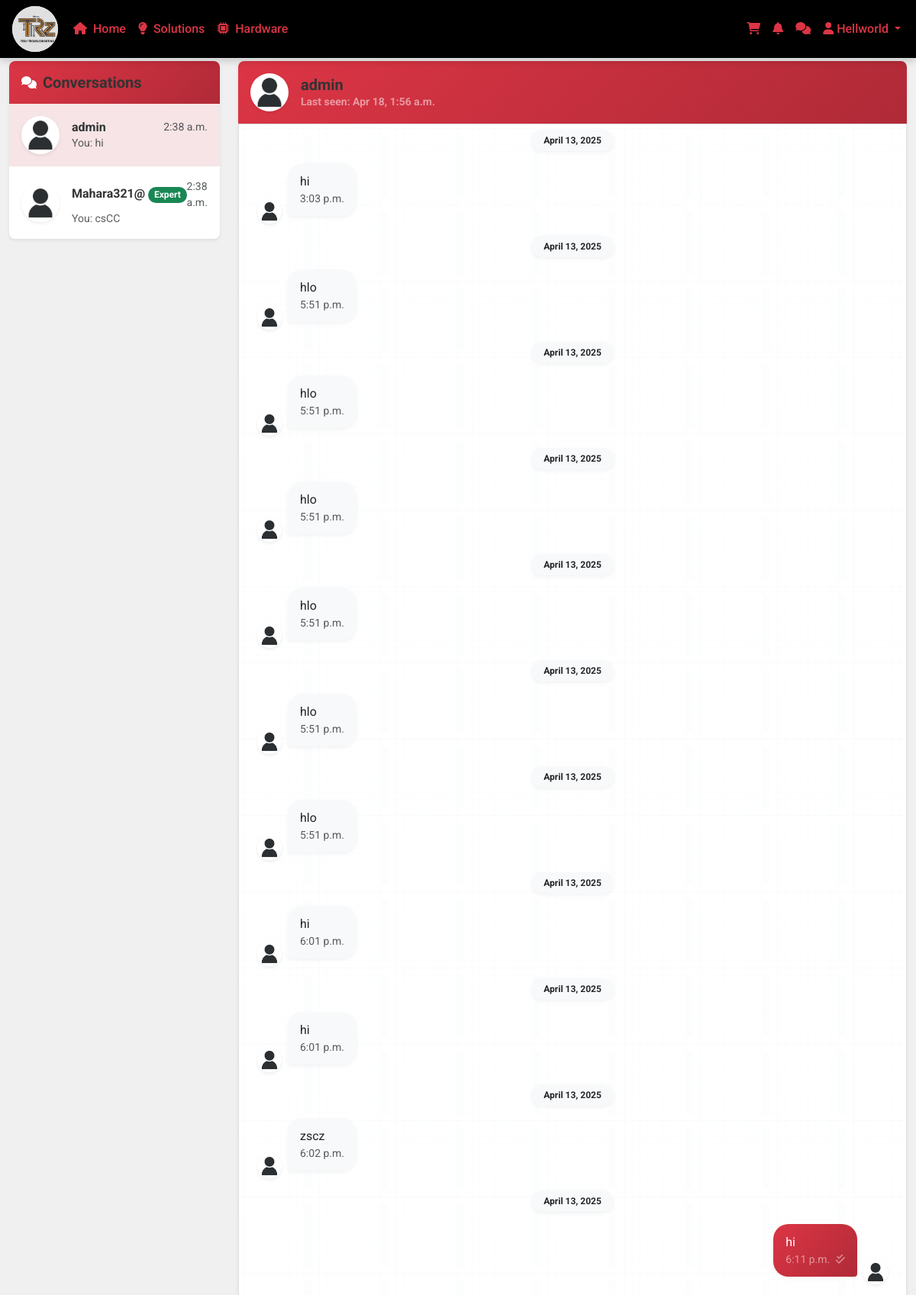
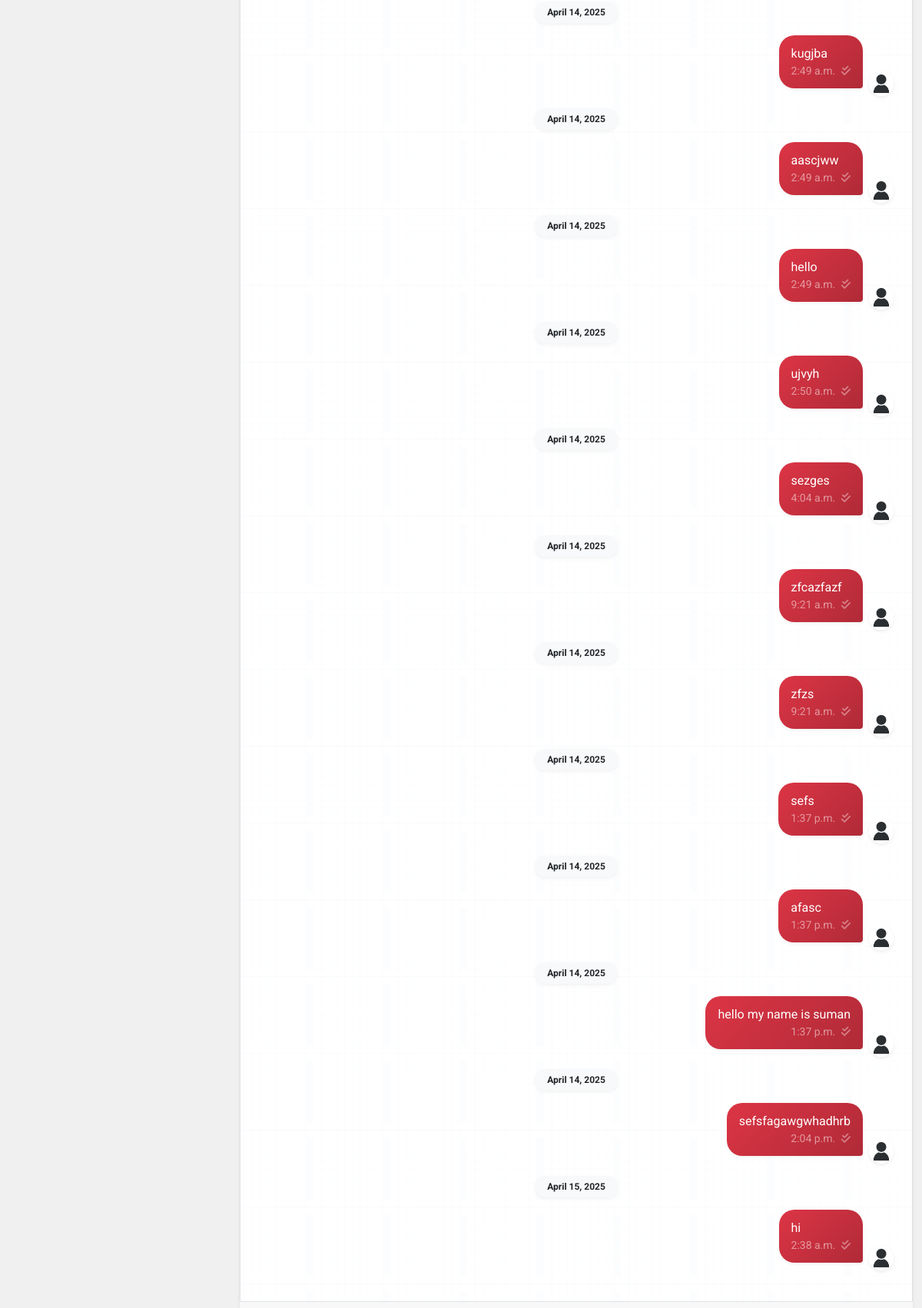
The page /chat/1/ (signed in, upper part) on the database its author committed (2 pictures, top to bottom).
### TechRescueZoneApp/models.py (models this page shows)
class Message(models.Model):
    conversation = models.ForeignKey(Conversation, on_delete=models.CASCADE, related_name='messages')
    sender = models.ForeignKey(User, on_delete=models.CASCADE, related_name='sent_messages')
    content = models.TextField()
    is_read = models.BooleanField(default=False)
    created_at = models.DateTimeField(auto_now_add=True)
    def __str__(self):
        return f"Message from {self.sender.username} in Conversation {self.conversation.id}"
    class Meta:
        ordering = ['created_at']

### TechRescueZoneApp/views.py (the view)
# urls.py: path('chat/<int:conversation_id>/', views.chat_detail, name='chat_detail'),
@login_required
def chat_detail(request, conversation_id):
    conversation = get_object_or_404(Conversation, id=conversation_id)
    if not conversation.participants.filter(id=request.user.id).exists():
        messages.error(request, "You don't have permission to view this conversation.")
        return redirect('TechRescueZoneApp:chat_list')
    other_user = conversation.get_other_participant(request.user)
    unread_messages = conversation.messages.filter(is_read=False).exclude(sender=request.user)
    unread_messages.update(is_read=True)
    if request.method == 'POST':
        form = MessageForm(request.POST)
        if form.is_valid():
            message = form.save(commit=False)
            message.conversation = conversation
            message.sender = request.user
            message.save()
            Notification.objects.create(
                recipient=other_user,
                sender=request.user,
                notification_type='message',
                content=f"New message from {request.user.username}",
                link=f"/chat/{conversation.id}/"
            )
            pusher_client.trigger(
                f'private-chat-{conversation.id}',
                'new-message',
                {
                    'id': message.id,
                    'content': message.content,
                    'sender_id': message.sender.id,
                    'sender_username': message.sender.username,
                    'sender_profile_picture': message.sender.profile.profile_picture.url if message.sender.profile.profile_picture else None,
                    'created_at': message.created_at.strftime('%b %d, %Y, %I:%M %p'),
                    'is_read': message.is_read
                }
            )
            pusher_client.trigger(
                f'private-user-{other_user.id}',
                'new-message-notification',
                {
                    'conversation_id': conversation.id,
                    'sender_id': request.user.id,
                    'sender_username': request.user.username,
                    'sender_profile_picture': request.user.profile.profile_picture.url if request.user.profile.profile_picture else None,
                    'sender_status': request.user.profile.status,
                    'message_preview': message.content[:50] + ('...' if len(message.content) > 50 else ''),
                    'timestamp': message.created_at.strftime('%b %d, %Y, %I:%M %p')
                }
            )
            if request.headers.get('x-requested-with') == 'XMLHttpRequest':
                return JsonResponse({
                    'status': 'success',
                    'message': {
                        'id': message.id,
                        'content': message.content,
                        'sender_id': message.sender.id,
                        'created_at': message.created_at.strftime('%b %d, %Y, %I:%M %p'),
                    }
                })
            return redirect('TechRescueZoneApp:chat_detail', conversation_id=conversation.id)
    else:
        form = MessageForm()
    messages_list = conversation.messages.all()
    conversations = Conversation.objects.filter(participants=request.user)
    conversations = conversations.annotate(
        latest_message_time=Max('messages__created_at'),
        unread_count=Count(
            'messages',
            filter=Q(messages__is_read=False) & ~Q(messages__sender=request.user)
        )
    ).order_by('-latest_message_time')
    conversation_data = []
    for conv in conversations:
        other_participant = conv.get_other_participant(request.user)
        latest_message = conv.messages.order_by('-created_at').first()
        conversation_data.append({
            'id': conv.id,
            'other_user': other_participant,
            'latest_message': latest_message,
            'unread_count': conv.unread_count,
        })
    context = {
        'conversation': conversation,
        'other_user': other_user,
        'messages': messages_list,  # Changed variable name to avoid conflict with messages framework
        'form': form,
        'conversations': conversation_data,
        'pusher_key': settings.PUSHER_KEY,
        'pusher_cluster': settings.PUSHER_CLUSTER,
    }
    return render(request, 'chat/chat_detail.html', context)

### templates/chat/chat_detail.html (shortened to what this page needs)
{% extends 'base.html' %}
{% load static %}
{% block content %}
<div class="container-fluid py-4">
    <div class="row g-4">
        <div class="col-md-4 col-lg-3">
            <div class="card shadow-sm rounded-3 border-0 d-none d-md-block">
                <div class="card-header bg-danger text-white py-3">
                    <div class="d-flex align-items-center">
                        <i class="fas fa-comments me-2"></i>
                        <h5 class="mb-0 fw-bold">Conversations</h5>
                    </div>
                </div>
                <div class="card-body p-0">
                    <div class="list-group list-group-flush conversation-list" id="conversation-list">
                        {% for conv in conversations %}
                        <a href="{% url 'TechRescueZoneApp:chat_detail' conv.id %}"
                           class="list-group-item list-group-item-action border-0 py-3 px-3 {% if conv.id == conversation.id %}active{% endif %} {% if conv.unread_count > 0 and conv.id != conversation.id %}fw-bold{% endif %}"
                           id="conversation-{{ conv.id }}">
                            <div class="d-flex align-items-center">
                                <div class="position-relative me-3">
                                    <img src="{% static 'profile.png' %}"
                                         class="rounded-circle shadow-sm" width="50" height="50" alt="{{ conv.other_user.username }}">
                                </div>
                                <div class="flex-grow-1 min-width-0">
                                    <div class="d-flex justify-content-between align-items-center">
                                        <div>
                                            <h6 class="mb-0 text-truncate">{{ conv.other_user.username }}
                                                {% if conv.other_user.profile.status == 'export' %}
                                            <span class="badge bg-success rounded-pill">Expert</span>
                                            {% endif %}
                                            </h6>
                                        </div>
                                        <small class="text-muted conversation-time">{{ conv.latest_message.created_at|date:"g:i a" }}</small>
                                    </div>
                                    <p class="mb-0 text-truncate small {% if conv.unread_count > 0 and conv.id != conversation.id %}text-dark{% else %}text-muted{% endif %}">
                                        {% if conv.latest_message %}
                                            {% if conv.latest_message.sender == request.user %}
                                            <span class="text-muted">You: </span>
                                            {% endif %}
                                            {{ conv.latest_message.content }}
                                        {% else %}
                                            No messages yet
                                        {% endif %}
                                    </p>
                                </div>
                            </div>
                        </a>
                        {% endfor %}
                    </div>
                </div>
            </div>
        </div>
        <div class="col-md-8 col-lg-9">
            <div class="card shadow-sm rounded-3 border-0 h-100 chat-card">
                <div class="card-header bg-danger text-white py-3">
                    <div class="d-flex align-items-center">
                        <div class="position-relative me-3">
                            <img src="{% static 'profile.png' %}"
                                 class="rounded-circle shadow-sm" width="50" height="50" alt="{{ other_user.username }}">
                        </div>
                        <div>
                            <div class="d-flex align-items-center">
                                <h5 class="mb-0 fw-bold">{{ other_user.username }}</h5>
                            </div>
                            <p class="mb-0 text-white-50 small">
                                {% if other_user.is_online %}Online{% else %}Last seen: {{ other_user.last_login|date:"M d, g:i a" }}{% endif %}
                            </p>
                        </div>
                    </div>
                </div>
                <div class="card-body p-0">
                    <div class="chat-container p-4" id="chat-messages">
                        {% if messages %}
                            {% with current_date=None %}
                                {% for message in messages %}
                                    {% with message_date=message.created_at|date:"F j, Y" %}
                                        {% if message_date != current_date %}
                                            <div class="text-center mb-3">
                                                <span class="badge bg-light text-dark px-3 py-2 rounded-pill date-divider">{{ message_date }}</span>
                                            </div>
                                        {% endif %}
                                    {% endwith %}
                                    <div class="d-flex {% if message.sender == request.user %}justify-content-end{% endif %} mb-3 message-item">
                                        {% if message.sender != request.user %}
                                        <img src="{% static 'profile.png' %}"
                                             class="rounded-circle shadow-sm me-2 align-self-end" width="32" height="32" alt="{{ message.sender.username }}">
                                        {% endif %}
                                        <div class="message-bubble {% if message.sender == request.user %}message-sent{% else %}message-received{% endif %}" id="message-{{ message.id }}">
                                            <p class="mb-0">{{ message.content }}</p>
                                            <small class="d-block text-end {% if message.sender == request.user %}text-white-50{% else %}text-muted{% endif %}">
                                                {{ message.created_at|date:"g:i a" }}
                                                {% if message.sender == request.user %}
                                                    {% if message.is_read %}
                                                    <i class="fas fa-check-double ms-1 read-status" title="Read"></i>
                                                    {% else %}
                                                    <i class="fas fa-check ms-1 read-status" title="Sent"></i>
                                                    {% endif %}
                                                {% endif %}
                                            </small>
                                        </div>
                                        {% if message.sender == request.user %}
                                        <img src="{% static 'profile.png' %}"
                                             class="rounded-circle shadow-sm ms-2 align-self-end" width="32" height="32" alt="{{ request.user.username }}">
                                        {% endif %}
                                    </div>
                                {% endfor %}
                            {% endwith %}
                        {% endif %}
                    </div>
                </div>
            </div>
        </div>
    </div>
</div>
{% endblock %}

### templates/base.html (shortened to what this page needs)
<!DOCTYPE html>
<html lang="en">
<head>
    <link href="https://cdn.jsdelivr.net/npm/bootstrap@5.3.0-alpha1/dist/css/bootstrap.min.css" rel="stylesheet">
    <link rel="stylesheet" href="https://cdnjs.cloudflare.com/ajax/libs/font-awesome/6.0.0/css/all.min.css">
</head>
<body>
    <nav class="navbar navbar-expand-lg navbar-dark fixed-top bg-dark">
        <a class="navbar-brand d-flex align-items-center px-3 py-2" href="{% url 'TechRescueZoneApp:home' %}" style="height: 60px; width:60px; ">
            <img src="/static/TechRescueZone1.jpeg" alt="Tech Rescue Zone Logo"
                 class="rounded-circle "
                 width="60" height="60"
                 style="object-fit: cover; background-color: white;">
        </a>
        <div class="container">
            <div class="collapse navbar-collapse" id="navbarNav">
                <ul class="navbar-nav me-auto">
                    <li class="nav-item">
                        <a class="nav-link" href="{% url 'TechRescueZoneApp:home' %}"><i class="fas fa-home me-1"></i> Home</a>
                    </li>
                    <li class="nav-item">
                        <a class="nav-link" href="{% url 'TechRescueZoneApp:solution_list' %}"><i class="fas fa-lightbulb me-1"></i> Solutions</a>
                    </li>
                    <li class="nav-item">
                        <a class="nav-link" href="{% url 'TechRescueZoneApp:hardware_list' %}"><i class="fas fa-microchip me-1"></i> Hardware</a>
                    </li>
                </ul>
                <ul class="navbar-nav">
                    {% if user.is_authenticated %}
                    <li class="nav-item">
                        <a class="nav-link position-relative" href="{% url 'TechRescueZoneApp:cart' %}">
                            <i class="fas fa-shopping-cart"></i>
                        </a>
                    </li>
                    <li class="nav-item">
                        <a class="nav-link position-relative" href="{% url 'TechRescueZoneApp:notification_list' %}">
                            <i class="fas fa-bell"></i>
                        </a>
                    </li>
                    <li class="nav-item">
                        <a class="nav-link" href="{% url 'TechRescueZoneApp:chat_list' %}">
                            <i class="fas fa-comments"></i>
                        </a>
                    </li>
                    <li class="nav-item dropdown">
                        <a class="nav-link dropdown-toggle" href="#" id="userDropdown" role="button" data-bs-toggle="dropdown">
                            <i class="fas fa-user"></i> {{ user.username }}
                        </a>
                    </li>
                    {% endif %}
                </ul>
            </div>
        </div>
    </nav>
        {% block content %}{% endblock %}
</body>
</html>

### rows shown on the page
Message: created_at "April 13, 2025", content "hi", created_at "3:03 p.m."
Message: created_at "April 13, 2025", content "hlo", created_at "5:51 p.m."
Message: created_at "April 13, 2025", content "hlo", created_at "5:51 p.m."
Message: created_at "April 13, 2025", content "hlo", created_at "5:51 p.m."
Message: created_at "April 13, 2025", content "hlo", created_at "5:51 p.m."
Message: created_at "April 13, 2025", content "hlo", created_at "5:51 p.m."
Message: created_at "April 13, 2025", content "hlo", created_at "5:51 p.m."
Message: created_at "April 13, 2025", content "hi", created_at "6:01 p.m."
Message: created_at "April 13, 2025", content "hi", created_at "6:01 p.m."
Message: created_at "April 13, 2025", content "zscz", created_at "6:02 p.m."
Message: created_at "April 13, 2025", content "hi", created_at "6:11 p.m.", is_read True (drawn)
Message: created_at "April 14, 2025", content "kugjba", created_at "2:49 a.m.", is_read True (drawn)
Message: created_at "April 14, 2025", content "aascjww", created_at "2:49 a.m.", is_read True (drawn)
Message: created_at "April 14, 2025", content "hello", created_at "2:49 a.m.", is_read True (drawn)
Message: created_at "April 14, 2025", content "ujvyh", created_at "2:50 a.m.", is_read True (drawn)
Message: created_at "April 14, 2025", content "sezges", created_at "4:04 a.m.", is_read True (drawn)
Message: created_at "April 14, 2025", content "zfcazfazf", created_at "9:21 a.m.", is_read True (drawn)
Message: created_at "April 14, 2025", content "zfzs", created_at "9:21 a.m.", is_read True (drawn)
Message: created_at "April 14, 2025", content "sefs", created_at "1:37 p.m.", is_read True (drawn)
Message: created_at "April 14, 2025", content "afasc", created_at "1:37 p.m.", is_read True (drawn)
Message: created_at "April 14, 2025", content "hello my name is suman", created_at "1:37 p.m.", is_read True (drawn)
Message: created_at "April 14, 2025", content "sefsfagawgwhadhrb", created_at "2:04 p.m.", is_read True (drawn)
Message: created_at "April 15, 2025", content "hi", created_at "2:38 a.m.", is_read True (drawn)

### other values the page prints
{{ user.username }} "Hellworld"
{{ conv.other_user.username }} "admin"
{{ conv.latest_message.created_at|date:"g:i a" }} "2:38 a.m."
{{ conv.latest_message.content }} "hi"
{{ conv.other_user.username }} "Mahara321@"
{{ conv.latest_message.content }} "csCC"
{{ other_user.username }} "admin"
{{ other_user.last_login|date:"M d, g:i a" }} "Apr 18, 1:56 a.m."
